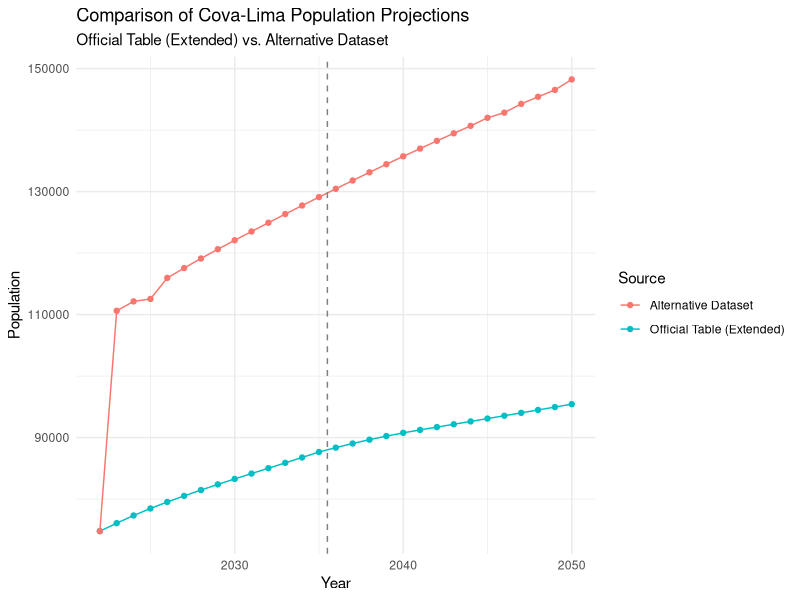
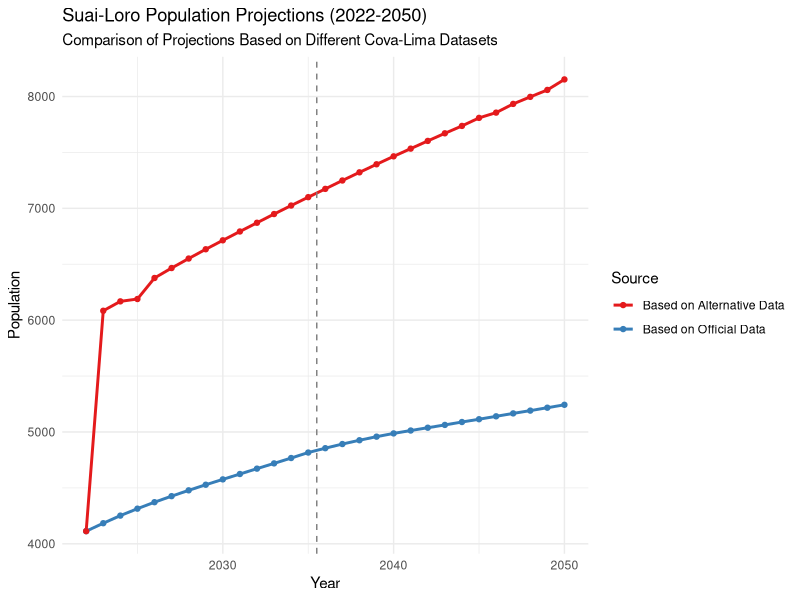
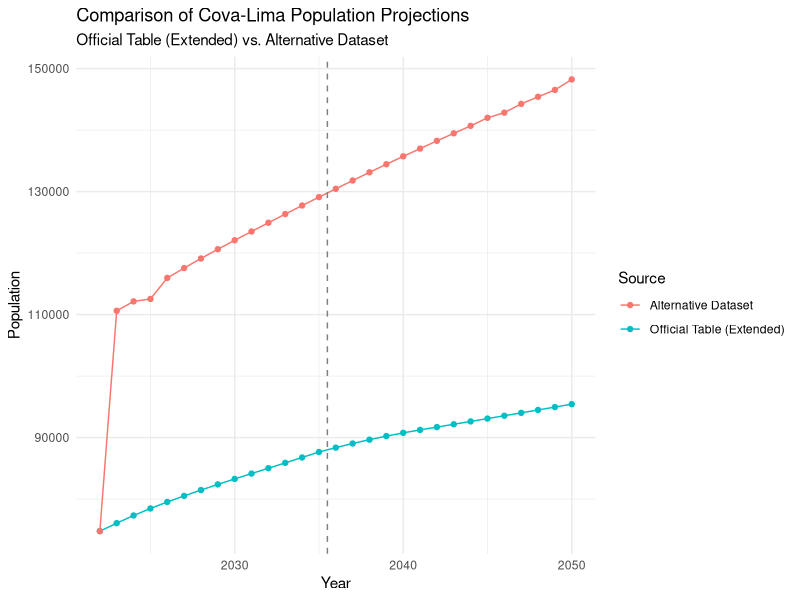
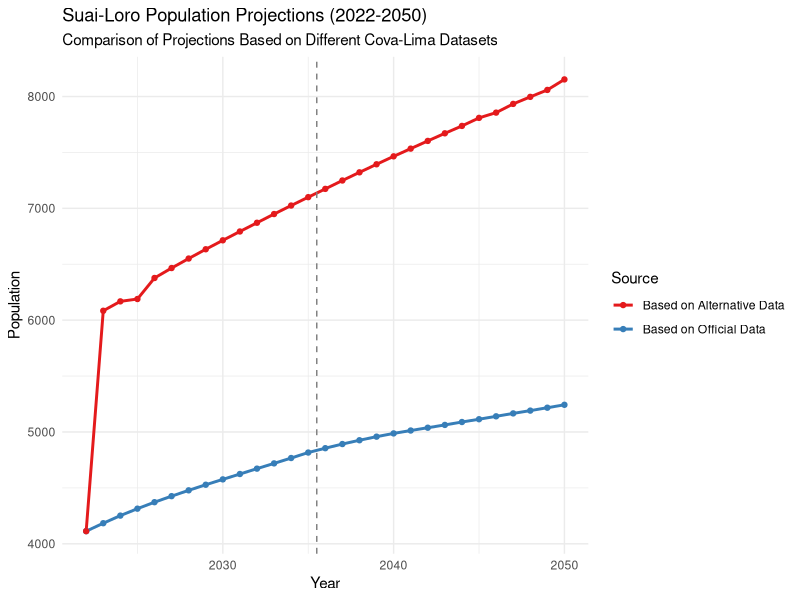

Generate these figures, in order, with R:
# =============================================================================
# Suai-Loro Population Projections Comparison (Official vs Alternative Data)
# =============================================================================
# This script compares population projections for Suai-Loro, Timor-Leste from 2022-2050
# using two different sources of Cova-Lima municipal population projections
#
# References:
# 1. Timor-Leste Census 2022: Suai-Loro population of 4,113
# 2. Two datasets for Cova-Lima municipality projections:
#    - Official Table: From the statistical table (2022-2035) - Timor-Leste Population and Housing Census 2022, Thematic Report – Population Projection
#    - Alternative Dataset: Extended projections (2022-2050) with anomalous growth - https://inetl-ip.gov.tl/2024/05/14/population-projection-2022-2050/
# =============================================================================

# Load required packages
if (!require("tidyverse")) install.packages("tidyverse")
if (!require("writexl")) install.packages("writexl")

library(tidyverse)
library(writexl)

# Create output directory if it doesn't exist
if (!dir.exists("output")) {
  dir.create("output")
}

# =============================================================================
# STEP 1: Define both sets of population projections for Cova-Lima municipality
# =============================================================================

# First dataset: From the official statistical table (2022-2035)
covalima_official_table <- tibble(
  Year = 2022:2035,
  Population_Official = c(
    74787,  # 2022
    76086,  # 2023
    77335,  # 2024
    78476,  # 2025
    79531,  # 2026
    80525,  # 2027
    81472,  # 2028
    82390,  # 2029
    83280,  # 2030
    84152,  # 2031
    85021,  # 2032
    85892,  # 2033
    86770,  # 2034
    87653   # 2035
  ),
  Growth_Rate_Official = c(
    NA,     # 2022 (base year)
    1.72,   # 2023
    1.63,   # 2024
    1.46,   # 2025
    1.34,   # 2026
    1.24,   # 2027
    1.17,   # 2028
    1.12,   # 2029
    1.07,   # 2030
    1.04,   # 2031
    1.03,   # 2032
    1.02,   # 2033
    1.02,   # 2034
    1.01    # 2035
  )
)

# Second dataset: Alternative projections (2022-2050)
covalima_alternative <- tibble(
  Year = 2022:2050,
  Population_Alternative = c(
    74787,  # 2022
    110620, # 2023
    112149, # 2024
    112542, # 2025
    115961, # 2026
    117568, # 2027
    119124, # 2028
    120632, # 2029
    122087, # 2030
    123516, # 2031
    124937, # 2032
    126346, # 2033
    127736, # 2034
    129102, # 2035
    130454, # 2036
    131802, # 2037
    133136, # 2038
    134449, # 2039
    135731, # 2040
    136992, # 2041
    138254, # 2042
    139476, # 2043
    140691, # 2044
    142000, # 2045
    142838, # 2046
    144261, # 2047
    145419, # 2048
    146533, # 2049
    148241  # 2050
  )
)

# Calculate growth rates for the alternative dataset
covalima_alternative <- covalima_alternative %>%
  mutate(
    Previous_Pop = lag(Population_Alternative),
    Growth_Rate_Alternative = ((Population_Alternative / Previous_Pop) - 1) * 100
  ) %>%
  select(-Previous_Pop)

# =============================================================================
# STEP 2: Extrapolate the official table projections to 2050
# =============================================================================

# For the official table, we need to extend the projections from 2035 to 2050
# We'll use a simple linear model based on the observed growth rates

# Fit a linear model to the official growth rates (excluding NA for 2022)
official_growth_data <- covalima_official_table %>%
  filter(!is.na(Growth_Rate_Official))

official_growth_model <- lm(Growth_Rate_Official ~ Year, data = official_growth_data)

# Create a data frame for future years (2036-2050)
future_years <- tibble(Year = 2036:2050)

# Predict growth rates for future years (ensure they don't go below 0.5%)
future_growth_rates <- predict(official_growth_model, future_years)
future_growth_rates <- pmax(future_growth_rates, 0.5)

# Start with the 2035 population
extended_pop <- covalima_official_table$Population_Official[14]  # 2035 population

# Calculate future populations using the predicted growth rates
future_populations <- numeric(length(future_years$Year))

for (i in 1:length(future_years$Year)) {
  extended_pop <- extended_pop * (1 + future_growth_rates[i]/100)
  future_populations[i] <- extended_pop
}

# Create extended official dataset
covalima_official_extended <- bind_rows(
  covalima_official_table,
  tibble(
    Year = future_years$Year,
    Population_Official = future_populations,
    Growth_Rate_Official = future_growth_rates
  )
)

# =============================================================================
# STEP 3: Compare the two datasets
# =============================================================================

# Merge the datasets for comparison (2022-2050)
covalima_comparison <- covalima_official_extended %>%
  left_join(covalima_alternative, by = "Year") %>%
  mutate(
    Population_Difference = Population_Alternative - Population_Official,
    Population_Pct_Diff = (Population_Difference / Population_Official) * 100,
    Growth_Rate_Difference = Growth_Rate_Alternative - Growth_Rate_Official
  )

# Visualize population comparison
population_comparison_plot <- covalima_comparison %>%
  pivot_longer(cols = c(Population_Official, Population_Alternative),
               names_to = "Source", 
               values_to = "Population") %>%
  mutate(Source = case_when(
    Source == "Population_Official" ~ "Official Table (Extended)",
    Source == "Population_Alternative" ~ "Alternative Dataset"
  )) %>%
  ggplot(aes(x = Year, y = Population, color = Source, group = Source)) +
  geom_line() +
  geom_point() +
  geom_vline(xintercept = 2035.5, linetype = "dashed", color = "gray50") +
  theme_minimal() +
  labs(
    title = "Comparison of Cova-Lima Population Projections",
    subtitle = "Official Table (Extended) vs. Alternative Dataset",
    y = "Population",
    x = "Year"
  )
population_comparison_plot

# Save the plot
ggsave("output/covalima_population_comparison.png", population_comparison_plot, width = 10, height = 6)

# =============================================================================
# STEP 4: Project Suai-Loro population using both datasets
# =============================================================================

# Define Suai-Loro base population from 2022 census
suailoro_base_population <- 4113  # 2022 census figure

# Create two datasets for Suai-Loro projections

# 1. Official-based projection
suailoro_official <- tibble(
  Year = 2022:2050,
  Growth_Rate = covalima_official_extended$Growth_Rate_Official,
  Population = NA_real_
)

# Set the initial population
suailoro_official$Population[1] <- suailoro_base_population

# Calculate population year by year
for (i in 2:nrow(suailoro_official)) {
  prev_pop <- suailoro_official$Population[i-1]
  growth_rate <- suailoro_official$Growth_Rate[i]
  
  suailoro_official$Population[i] <- prev_pop * (1 + growth_rate/100)
}

# 2. Alternative-based projection
suailoro_alternative <- tibble(
  Year = 2022:2050,
  Growth_Rate = covalima_alternative$Growth_Rate_Alternative,
  Population = NA_real_
)

# Set the initial population
suailoro_alternative$Population[1] <- suailoro_base_population

# Calculate population year by year
for (i in 2:nrow(suailoro_alternative)) {
  prev_pop <- suailoro_alternative$Population[i-1]
  growth_rate <- suailoro_alternative$Growth_Rate[i]
  
  suailoro_alternative$Population[i] <- prev_pop * (1 + growth_rate/100)
}

# Round population figures
suailoro_official <- suailoro_official %>%
  mutate(Population = round(Population))

suailoro_alternative <- suailoro_alternative %>%
  mutate(Population = round(Population))

# Create combined dataset for visualization
suailoro_comparison <- bind_rows(
  suailoro_official %>% 
    select(Year, Growth_Rate, Population) %>%
    mutate(Source = "Based on Official Data"),
  
  suailoro_alternative %>% 
    select(Year, Growth_Rate, Population) %>%
    mutate(Source = "Based on Alternative Data")
)

# Visualize Suai-Loro projection comparison
suailoro_comparison_plot <- suailoro_comparison %>%
  ggplot(aes(x = Year, y = Population, color = Source, group = Source)) +
  geom_line(size = 1) +
  geom_point() +
  geom_vline(xintercept = 2035.5, linetype = "dashed", color = "gray50") +
  theme_minimal() +
  scale_color_brewer(palette = "Set1") +
  labs(
    title = "Suai-Loro Population Projections (2022-2050)",
    subtitle = "Comparison of Projections Based on Different Cova-Lima Datasets",
    y = "Population",
    x = "Year"
  )
suailoro_comparison_plot

# Save the plot
ggsave("output/suailoro_projection_comparison.png", suailoro_comparison_plot, width = 10, height = 6)

# =============================================================================
# STEP 5: Calculate key statistics and save results
# =============================================================================

# Calculate total growth and percentages for different periods
periods <- tibble(
  Period = c("2022-2030", "2030-2040", "2040-2050", "2022-2050"),
  Start_Year = c(2022, 2030, 2040, 2022),
  End_Year = c(2030, 2040, 2050, 2050)
)

# Function to calculate growth statistics
calc_growth_stats <- function(data, periods) {
  result <- tibble(
    Period = character(),
    Start_Population = numeric(),
    End_Population = numeric(),
    Absolute_Growth = numeric(),
    Percent_Growth = numeric(),
    Avg_Annual_Growth_Rate = numeric()
  )
  
  for (i in 1:nrow(periods)) {
    start_pop <- data$Population[data$Year == periods$Start_Year[i]]
    end_pop <- data$Population[data$Year == periods$End_Year[i]]
    years_diff <- periods$End_Year[i] - periods$Start_Year[i]
    
    abs_growth <- end_pop - start_pop
    pct_growth <- (abs_growth / start_pop) * 100
    avg_rate <- (((end_pop / start_pop)^(1/years_diff)) - 1) * 100
    
    result <- result %>%
      add_row(
        Period = periods$Period[i],
        Start_Population = start_pop,
        End_Population = end_pop,
        Absolute_Growth = abs_growth,
        Percent_Growth = pct_growth,
        Avg_Annual_Growth_Rate = avg_rate
      )
  }
  
  return(result)
}

# Calculate statistics for both projections
official_stats <- calc_growth_stats(suailoro_official, periods) %>% 
  mutate(Source = "Based on Official Data")

alternative_stats <- calc_growth_stats(suailoro_alternative, periods) %>% 
  mutate(Source = "Based on Alternative Data")

all_stats <- bind_rows(official_stats, alternative_stats)

# Format statistics for display/export
all_stats_formatted <- all_stats %>%
  mutate(
    Start_Population = round(Start_Population),
    End_Population = round(End_Population),
    Absolute_Growth = round(Absolute_Growth),
    Percent_Growth = round(Percent_Growth, 1),
    Avg_Annual_Growth_Rate = round(Avg_Annual_Growth_Rate, 2)
  )

# Print summary statistics
cat("\nSuai-Loro Population Growth Statistics (Based on Official Data):\n")
print(official_stats %>% 
        mutate(across(where(is.numeric), \(x) round(x, digits = 1))) %>% 
        select(-Source))

cat("\nSuai-Loro Population Growth Statistics (Based on Alternative Data):\n")
print(alternative_stats %>% 
        mutate(across(where(is.numeric), \(x) round(x, digits = 1))) %>% 
        select(-Source))

# Print key years for reference
key_years <- c(2022, 2025, 2030, 2035, 2040, 2045, 2050)

cat("\nSuai-Loro Population Projections - Key Years (Based on Official Data):\n")
print(suailoro_official %>% 
        filter(Year %in% key_years) %>% 
        select(Year, Population, Growth_Rate))

cat("\nSuai-Loro Population Projections - Key Years (Based on Alternative Data):\n")
print(suailoro_alternative %>% 
        filter(Year %in% key_years) %>% 
        select(Year, Population, Growth_Rate))

# Save all data to files
write_csv(covalima_comparison, "output/covalima_data_comparison.csv")
write_csv(suailoro_comparison, "output/suailoro_projection_comparison.csv")
write_csv(all_stats_formatted, "output/suailoro_growth_statistics_comparison.csv")

# Also save as Excel for easier use
write_xlsx(list(
  "Cova-Lima Data Comparison" = covalima_comparison,
  "Suai-Loro Projections" = suailoro_comparison,
  "Growth Statistics" = all_stats_formatted
), "output/suailoro_population_comparison.xlsx")

# =============================================================================
# STEP 6: Create a formatted report summarizing the findings
# =============================================================================

# Create a text report
report_file <- file("output/suailoro_population_comparison_report.txt", "w")

cat("=============================================================================\n", file = report_file)
cat("         SUAI-LORO (TIMOR-LESTE) POPULATION PROJECTIONS COMPARISON           \n", file = report_file)
cat("                   OFFICIAL DATA VS. ALTERNATIVE DATASET                      \n", file = report_file)
cat("=============================================================================\n\n", file = report_file)

cat("DATA SOURCES:\n", file = report_file)
cat("1. 2022 Census: Suai-Loro population of 4,113\n", file = report_file)
cat("2. Official Table: Population projections from the official statistical table (2022-2035)\n", file = report_file)
cat("3. Alternative Dataset: Extended population projections (2022-2050) with anomalous growth\n\n", file = report_file)

cat("METHODOLOGY:\n", file = report_file)
cat("- Starting with the census population of 4,113 for Suai-Loro (2022)\n", file = report_file)
cat("- Using growth rates from both the official table and alternative dataset\n", file = report_file)
cat("- Extending official projections from 2035 to 2050 using trend analysis\n", file = report_file)
cat("- Comparing resulting population trajectories and growth statistics\n\n", file = report_file)

cat("KEY FINDINGS - COVA-LIMA DATA COMPARISON:\n", file = report_file)
cat("- The alternative dataset shows an extreme 47.9% population increase between 2022-2023\n", file = report_file)
cat("  while the official table shows a more realistic 1.72% increase\n", file = report_file)
cat("- By 2035, the alternative dataset projects a population of 129,102 for Cova-Lima,\n", file = report_file)
cat("  which is 47.3% higher than the official projection of 87,653\n", file = report_file)
cat("- The anomalous growth in the alternative dataset significantly impacts all projections\n\n", file = report_file)

cat("SUAI-LORO POPULATION PROJECTIONS - KEY YEARS:\n", file = report_file)
cat(sprintf("%-20s %10s %10s %14s\n", 
            "Year", "Official", "Alternative", "Difference (%)"), 
    file = report_file)
cat("--------------------  ----------  ----------  --------------\n", file = report_file)

for (year in key_years) {
  off_pop <- suailoro_official$Population[suailoro_official$Year == year]
  alt_pop <- suailoro_alternative$Population[suailoro_alternative$Year == year]
  diff_pct <- ((alt_pop - off_pop) / off_pop) * 100
  
  cat(sprintf("%-20d %10d %10d %14.1f%%\n", 
              year, off_pop, alt_pop, diff_pct), 
      file = report_file)
}
cat("\n", file = report_file)

cat("GROWTH STATISTICS COMPARISON (2022-2050):\n", file = report_file)
cat(sprintf("%-20s %10s %10s %14s %12s %12s\n", 
            "Source", "2022 Pop", "2050 Pop", "Total Growth", "Growth %", "Avg Rate/Yr"), 
    file = report_file)
cat("--------------------  ----------  ----------  --------------  ------------  ------------\n", file = report_file)

off_stats <- official_stats %>% filter(Period == "2022-2050")
alt_stats <- alternative_stats %>% filter(Period == "2022-2050")

cat(sprintf("%-20s %10d %10d %14d %12.1f%% %12.2f%%\n", 
            "Official Projection", 
            round(off_stats$Start_Population), 
            round(off_stats$End_Population),
            round(off_stats$Absolute_Growth),
            round(off_stats$Percent_Growth, 1),
            round(off_stats$Avg_Annual_Growth_Rate, 2)), 
    file = report_file)

cat(sprintf("%-20s %10d %10d %14d %12.1f%% %12.2f%%\n", 
            "Alternative Projection", 
            round(alt_stats$Start_Population), 
            round(alt_stats$End_Population),
            round(alt_stats$Absolute_Growth),
            round(alt_stats$Percent_Growth, 1),
            round(alt_stats$Avg_Annual_Growth_Rate, 2)), 
    file = report_file)
cat("\n", file = report_file)

cat("ASSESSMENT OF DATA RELIABILITY:\n", file = report_file)
cat("- The official table shows a consistent pattern of gradually declining growth rates\n", file = report_file)
cat("  (from 1.72% to 1.01%) which aligns with demographic transition patterns\n", file = report_file)
cat("- The alternative dataset shows a highly questionable 47.9% increase in a single year,\n", file = report_file)
cat("  followed by more moderate growth rates\n", file = report_file)
cat("- The magnitude of difference between the two datasets cannot be explained by normal\n", file = report_file)
cat("  demographic factors or methodological variations\n\n", file = report_file)

cat("RECOMMENDATION:\n", file = report_file)
cat("- The official table-based projections should be considered more reliable for planning purposes\n", file = report_file)
cat("- The alternative dataset may include boundary changes, methodological variations,\n", file = report_file)
cat("  or data errors that make it unsuitable for reliable population projection\n", file = report_file)
cat("- If using the alternative dataset, it would be advisable to exclude the 2022-2023 period\n", file = report_file)
cat("  and possibly recalibrate using only post-2023 growth patterns\n\n", file = report_file)

cat("NEXT STEPS:\n", file = report_file)
cat("- Investigate the source of the discrepancy between the two datasets\n", file = report_file)
cat("- Consider creating a third projection that excludes the anomalous growth in the alternative dataset\n", file = report_file)
cat("- Incorporate local factors that might affect Suai-Loro's growth relative to the municipal average\n", file = report_file)
cat("- Update projections when new census or survey data becomes available\n\n", file = report_file)

cat("Created: ", format(Sys.time(), "%Y-%m-%d %H:%M:%S"), "\n", file = report_file)
cat("=============================================================================\n", file = report_file)

close(report_file)

cat("\nComparison analysis complete! All results have been saved to the 'output' folder.\n")
cat("A comprehensive report has been generated: output/suailoro_population_comparison_report.txt\n")